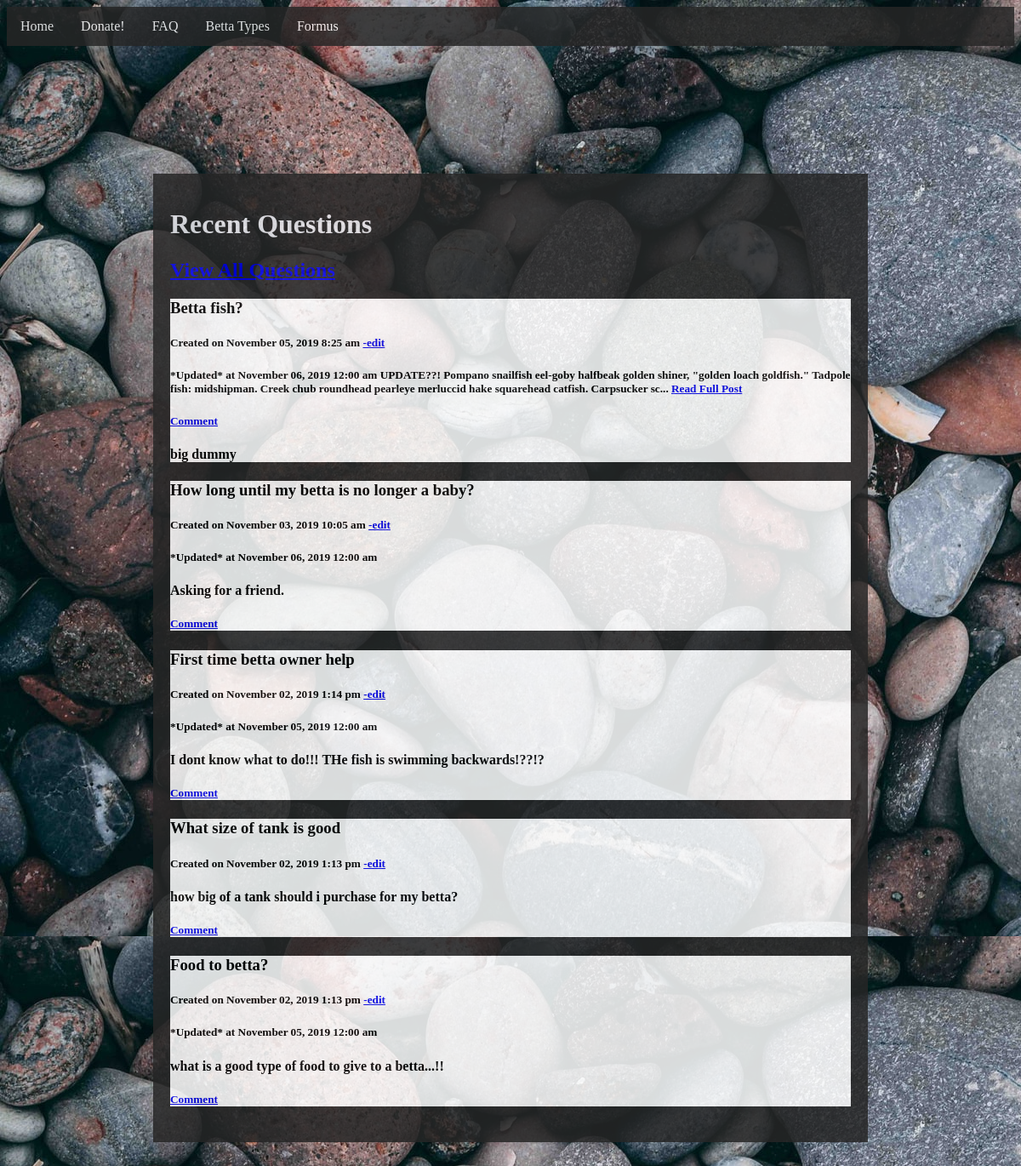
The page /view.php on the database its author committed.
### tables this page shows
CREATE TABLE `questions` (
  `id` int(11) NOT NULL,
  `title` varchar(200) NOT NULL,
  `content` varchar(1000) NOT NULL,
  `date` datetime NOT NULL DEFAULT current_timestamp(),
  `dateUpdated` date DEFAULT NULL,
  `postId` int(11) NOT NULL
);

CREATE TABLE `reply` (
  `id` int(11) NOT NULL,
  `content` varchar(300) NOT NULL,
  `postId` int(11) NOT NULL
);

### view.php (the view, shortened to what this page needs)
<?php
	    require('database/db_connect.php');
	    $query = "SELECT * FROM questions ORDER BY id DESC LIMIT 5" ;
	    $statement = $db->prepare($query);
	    $statement->execute();
      $queryReply = "SELECT * FROM reply" ;
      $statementReply = $db->prepare($queryReply);
      $statementReply->execute();
?>
<!DOCTYPE html>
<html>
<head>
    <link rel="stylesheet" type="text/css" href="styles/view.css">
</head>
<body>
	 <?php include('components/nav.php'); ?>
    <div id="wrapper">
    <h1>Recent Questions</h1>
        <h2><a href="viewAll.php">View All Questions </a></h2>
     	    <?php while($row = $statement -> fetch()): ?>
     	  <div id="indie">
      <?php $date = date_create( $row['date']) ?>
      <h3><?= $row['title'] ?> </h3>
      <h5>Created on  <?= date_format($date,"F d, Y g:i a" ) ?>
      <a href="edit.php?id=<?=$row['id']?>">-edit</a></h5>
      <?php if( !is_null($row['dateUpdated'])): ?>
      <?php $date = date_create( $row['dateUpdated']) ?>
            <h5>*Updated* at <?= date_format($date,"F d, Y g:i a" ) ?>
      <?php endif;?>
      <?php if(strlen($row['content']) > 200 ): ?>
        <?= substr($row['content'], 0, 200 ) . "... "; ?>
          <a href="fullPost.php?id=<?= $row['id'] ?>"> Read Full Post</a>
      <?php else: ?>
        <h4> <?= $row['content']  ?></h4>
      <?php endif;?>
      <h5><a href="reply.php?id=<?= $row['id'] ?>">Comment</a></h5>
            <?php while($rowR = $statementReply -> fetch()): ?>
                <h4> <?= $rowR['content']  ?></h4>
      <?php endwhile ?>
      </div>
    <?php endwhile ?>
    </div>
</body>
</html>

### styles/view.css (style rules this page uses)
body { background-image: url("images/indexMultRocks.jpg"); background-attachment: fixed; }
#wrapper { width: 800px; margin: 150px auto; text-align: left; padding: 20px; background: #262626; opacity: 0.85; }
#indie { background-color: white; }
h1 { color: #f0f0f5; }
h4 { color: black; }
h2 { color: white; }

### rows shown on the page
questions: title "Betta fish?", date "November 05, 2019 8:25 am", dateUpdated "November 06, 2019 12:00 am", content "UPDATE??! Pompano snailfish eel-goby halfbeak golden shiner, \"golden loach goldfish.\" Tadpole fish: midshipman. Creek chub roundhead pearleye merluccid hake squarehead catfish. Carpsucker sc"
reply: content "big dummy"
questions: title "How long until my betta is no longer a baby?", date "November 03, 2019 10:05 am", dateUpdated "November 06, 2019 12:00 am", content "Asking for a friend."
questions: title "First time betta owner help", date "November 02, 2019 1:14 pm", dateUpdated "November 05, 2019 12:00 am", content "I dont know what to do!!! THe fish is swimming backwards!??!?"
questions: title "What size of tank is good", date "November 02, 2019 1:13 pm", content "how big of a tank should i purchase for my betta?"
questions: title "Food to betta?", date "November 02, 2019 1:13 pm", dateUpdated "November 05, 2019 12:00 am", content "what is a good type of food to give to a betta...!!"
